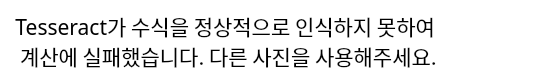
<?xml version="1.0" encoding="UTF-8"?>
<ui version="4.0">
 <class>Dialog</class>
 <widget class="QDialog" name="Dialog">
  <property name="geometry">
   <rect>
    <x>0</x>
    <y>0</y>
    <width>533</width>
    <height>80</height>
   </rect>
  </property>
  <property name="windowTitle">
   <string>계산 오류!</string>
  </property>
  <property name="styleSheet">
   <string notr="true">background-color: rgb(255, 255, 255);</string>
  </property>
  <widget class="QLabel" name="label">
   <property name="geometry">
    <rect>
     <x>10</x>
     <y>10</y>
     <width>491</width>
     <height>31</height>
    </rect>
   </property>
   <property name="font">
    <font>
     <family>MS Gothic</family>
     <pointsize>16</pointsize>
     <underline>false</underline>
    </font>
   </property>
   <property name="text">
    <string> Tesseract가 수식을 정상적으로 인식하지 못하여</string>
   </property>
  </widget>
  <widget class="QLabel" name="label_2">
   <property name="geometry">
    <rect>
     <x>20</x>
     <y>40</y>
     <width>491</width>
     <height>31</height>
    </rect>
   </property>
   <property name="font">
    <font>
     <family>MS Gothic</family>
     <pointsize>16</pointsize>
     <underline>false</underline>
    </font>
   </property>
   <property name="text">
    <string>계산에 실패했습니다. 다른 사진을 사용해주세요.</string>
   </property>
  </widget>
 </widget>
 <resources/>
 <connections/>
</ui>
